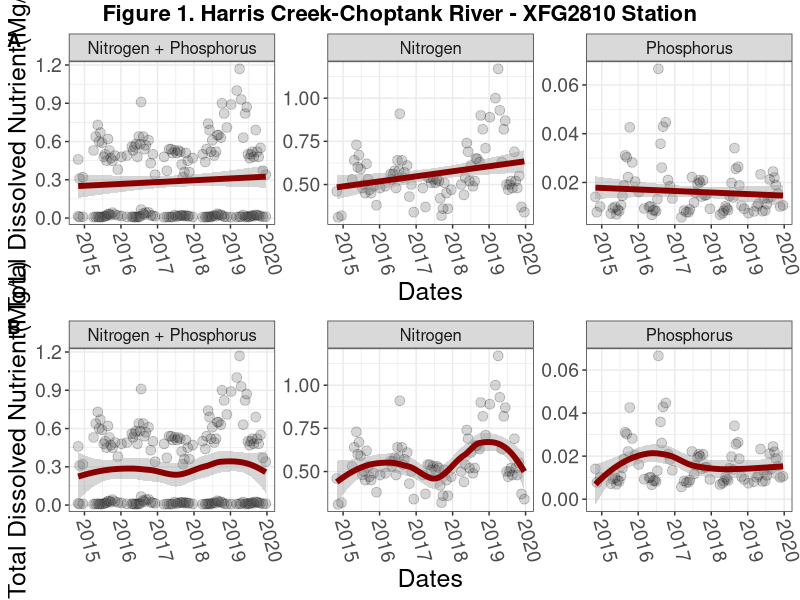
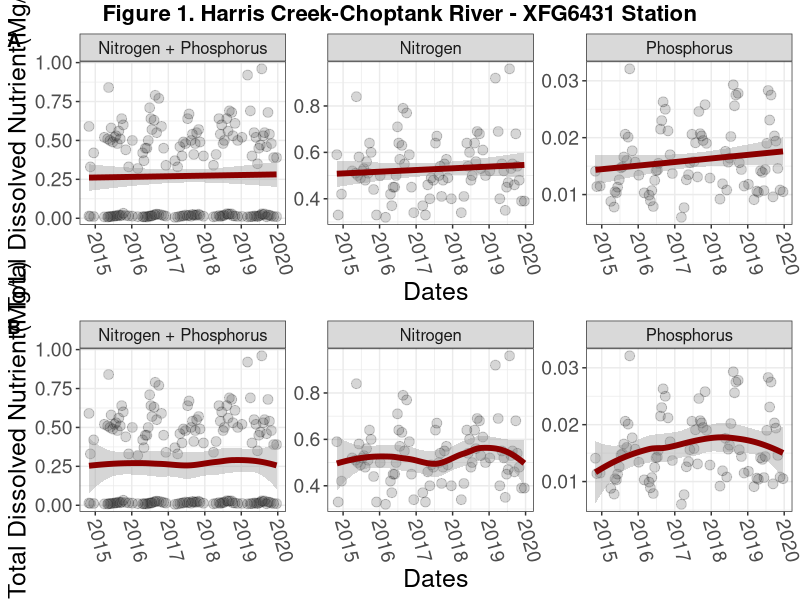
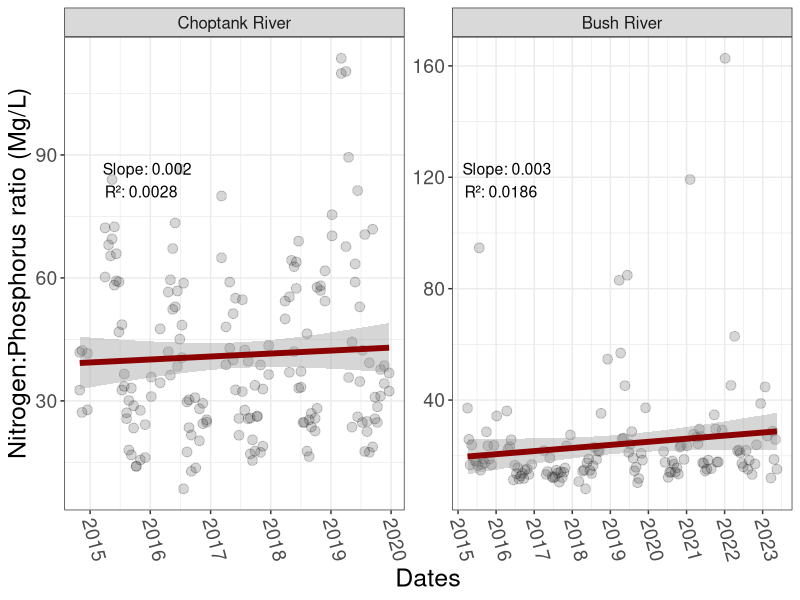
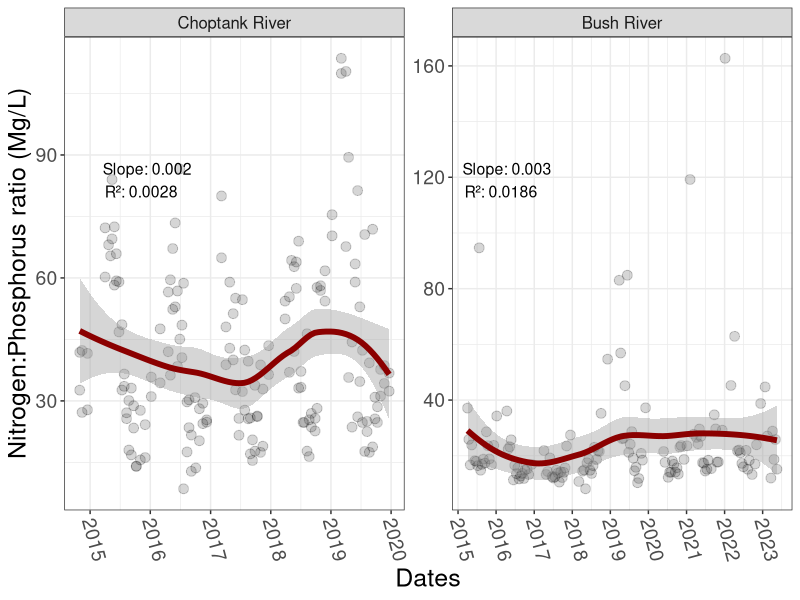
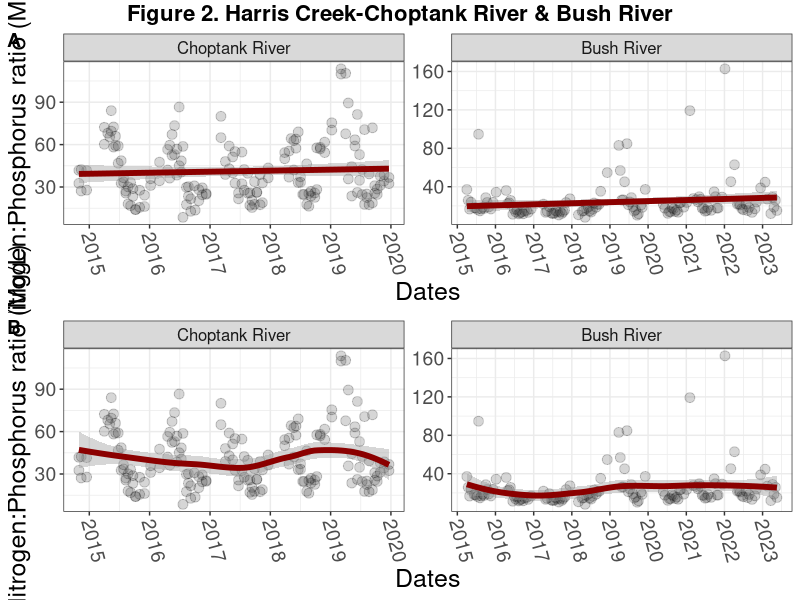

Write the R code that produced these figures, in order.
## ---- chunk 1

# function to extract the R²-value and Slope form a lm() model

model_coeff <- function(x) {
    model_summary_np <- data_fltd_ttl |> 
      dplyr::group_by(model = 1) |>  
      dplyr::filter(Parameter == x) |> 
      dplyr::do({
        model <- lm(MeasureValue ~ SampleDates, data = .)  
        dplyr::tibble(
          slope = broom::tidy(model)$estimate[2],  
          r_squared = broom::glance(model)$r.squared  
        )
      }) |> 
      dplyr::ungroup() |> 
      dplyr::select(!1)

  return(model_summary_np) 
}

## ---- chunk 2

# function to extract the R²-value and Slope form a lm() model

model_coeff_HCCR_BR <- function(x) {
  model_summary_np_HCCR_BR <- data_HCCR_BR |> 
    dplyr::group_by(model = 1) |>  
    dplyr::filter(HUC12 == x) |> 
    dplyr::do({
      model <- lm(Ratio ~ SampleDates, data = .)  
      dplyr::tibble(
        slope = broom::tidy(model)$estimate[2],  
        r_squared = broom::glance(model)$r.squared  
      )
    }) |> 
    dplyr::ungroup() |> 
    dplyr::select(!1)
  
  return(model_summary_np_HCCR_BR) 
}

## ---- chunk 3

#data manipulation

if(!require(tidyverse)) install.packages("tidyverse", dependencies = TRUE)
if(!require(ggpubr)) install.packages("ggpubr", dependencies = TRUE)


data <- readr::read_csv("00_data/WaterQualityWaterQualityHUC12_HCCR.csv")

glimpse(data)

#station 1 - Part A and C
unique(data$Station)
data_fltd_XFG2810 <- data |> 
  dplyr::filter(Station == "XFG2810") |> 
  dplyr::select(c(SampleDate, Parameter, MeasureValue)) |> 
  tidyr::drop_na("MeasureValue") |> 
  dplyr::mutate(SampleDates = as.Date(SampleDate, format = "%m/%d/%Y"),
                SampleDate = as.factor(SampleDate))

data_fltd_n_p_XFG2810 <- data_fltd_XFG2810 |> 
  dplyr::mutate(Parameter = "TDNP")

data_fltd_ttl_XFG2810 <- rbind(data_fltd_XFG2810, data_fltd_n_p_XFG2810)
data_fltd_ttl_XFG2810


model_coeff_XFG2810 <- function(x) {
    model_summary_np_XFG2810 <- data_fltd_ttl_XFG2810 |> 
      dplyr::group_by(model = 1) |>  
      dplyr::filter(Parameter == x) |> 
      dplyr::do({
        model <- lm(MeasureValue ~ SampleDates, data = .)  
        dplyr::tibble(
          slope = broom::tidy(model)$estimate[2],  
          r_squared = broom::glance(model)$r.squared  
        )
      }) |> 
      dplyr::ungroup() |> 
      dplyr::select(!1)

  return(model_summary_np_XFG2810) 
}


nt.model.coeff_XFG2810 <- dplyr::bind_rows(model_coeff_XFG2810("TDNP"), 
                                           model_coeff_XFG2810("TDN"), 
                                           model_coeff_XFG2810("TDP")) |> 
  dplyr::mutate(Parameter = c("TDNP", "TDN", "TDP"),
                date_label = "2015-05-14") |> 
  dplyr::select(c(3, dplyr::everything()))
nt.model.coeff_XFG2810

lm_model_1pt_XFG2810 <- ggplot(data_fltd_ttl_XFG2810, 
                               aes(y=MeasureValue, x=SampleDates)) + 
  geom_point(shape = 21, color = "black", fill = "grey20", size = 3, alpha = 0.2) +
  geom_smooth(method="lm", col="darkred", linewidth = 2) +
  theme_bw() +
  aes(ymax=Inf) +
  labs(x = "Dates", y = "Total Dissolved Nutrient(Mg/L)") +
  scale_x_date(date_breaks = "year", date_labels = "%Y") +
  theme(axis.text.x= element_text(angle=-75, size = 14, vjust = 0.2),
        axis.text.y= element_text(size = 14),
        axis.title.x = element_text(size = 18),
        axis.title.y = element_text(size = 18),
        strip.text = element_text(size = 12)) + 
  facet_wrap(.~factor(Parameter, c("TDNP", "TDN", "TDP"), 
                      labels = c("Nitrogen + Phosphorus", "Nitrogen", "Phosphorus")), 
             scales = "free") +
  geom_text(data = nt.model.coeff_XFG2810, 
            aes(label = paste("Slope:", round(slope, 9), "\nR²:", round(r_squared, 8)),
                                          x = as.Date(date_label), y = -Inf),
            hjust = 0.1, vjust = -10, size = 4, color = "black")



loess_model_1pt_XFG2810 <- ggplot(data_fltd_ttl_XFG2810, 
                                  aes(y=MeasureValue, x=SampleDates)) + 
  geom_point(shape = 21, color = "black", fill = "grey20", size = 3, alpha = 0.2) +
  geom_smooth(method="loess", col="darkred", linewidth = 2) +
  theme_bw() +
  aes(ymax=Inf) +
  labs(x = "Dates", y = "Total Dissolved Nutrient(Mg/L)") +
  scale_x_date(date_breaks = "year", date_labels = "%Y") +
  theme(axis.text.x= element_text(angle=-75, size = 14, vjust = 0.2),
        axis.text.y= element_text(size = 14),
        axis.title.x = element_text(size = 18),
        axis.title.y = element_text(size = 18),
        strip.text = element_text(size = 12)) + 
  facet_wrap(.~factor(Parameter, c("TDNP", "TDN", "TDP"), 
                      labels = c("Nitrogen + Phosphorus", "Nitrogen", "Phosphorus")), 
             scales = "free") +
  geom_text(data = nt.model.coeff_XFG2810, 
            aes(label = paste("Slope:", round(slope, 9), "\nR²:", round(r_squared, 8)),
                                       x = as.Date(date_label), y = -Inf),
            hjust = 0.1, vjust = -10, size = 4, color = "black")

my_plot_list_XFG2810 <- list(lm_model_1pt_XFG2810, loess_model_1pt_XFG2810)

ggpubr::ggarrange(plotlist = my_plot_list_XFG2810, labels = c("A", "B"), nrow = 2) |> 
  annotate_figure(
    top = text_grob("Figure 1. Harris Creek-Choptank River - XFG2810 Station", 
                    color = "black", face = "bold", size = 16))


# Part B and C

data_fltd_XFG6431 <- data |> 
  dplyr::filter(Station == "XFG6431") |> 
  dplyr::select(c(SampleDate, Parameter, MeasureValue)) |> 
  tidyr::drop_na("MeasureValue") |> 
  dplyr::mutate(SampleDates = as.Date(SampleDate, format = "%m/%d/%Y"),
                SampleDate = as.factor(SampleDate))

data_fltd_n_p_XFG6431 <- data_fltd_XFG6431 |> 
  dplyr::mutate(Parameter = "TDNP")

data_fltd_ttl_XFG6431 <- rbind(data_fltd_XFG6431, data_fltd_n_p_XFG6431)
data_fltd_ttl_XFG6431


model_coeff_XFG6431 <- function(x) {
  model_summary_np_XFG6431 <- data_fltd_ttl_XFG6431 |> 
    dplyr::group_by(model = 1) |>  
    dplyr::filter(Parameter == x) |> 
    dplyr::do({
      model <- lm(MeasureValue ~ SampleDates, data = .)  
      dplyr::tibble(
        slope = broom::tidy(model)$estimate[2],  
        r_squared = broom::glance(model)$r.squared  
      )
    }) |> 
    dplyr::ungroup() |> 
    dplyr::select(!1)
  
  return(model_summary_np_XFG6431) 
}


nt.model.coeff_XFG6431 <- dplyr::bind_rows(model_coeff_XFG6431("TDNP"), 
                                           model_coeff_XFG6431("TDN"), 
                                           model_coeff_XFG6431("TDP")) |> 
  dplyr::mutate(Parameter = c("TDNP", "TDN", "TDP"),
                date_label = "2015-05-14") |> 
  dplyr::select(c(3, dplyr::everything()))
nt.model.coeff_XFG6431

lm_model_1pt_XFG6431 <- ggplot(data_fltd_ttl_XFG6431, 
                               aes(y=MeasureValue, x=SampleDates)) + 
  geom_point(shape = 21, color = "black", fill = "grey20", size = 3, alpha = 0.2) +
  geom_smooth(method="lm", col="darkred", linewidth = 2) +
  theme_bw() +
  aes(ymax=Inf) +
  labs(x = "Dates", y = "Total Dissolved Nutrient(Mg/L)") +
  scale_x_date(date_breaks = "year", date_labels = "%Y") +
  theme(axis.text.x= element_text(angle=-75, size = 14, vjust = 0.2),
        axis.text.y= element_text(size = 14),
        axis.title.x = element_text(size = 18),
        axis.title.y = element_text(size = 18),
        strip.text = element_text(size = 12)) + 
  facet_wrap(.~factor(Parameter, c("TDNP", "TDN", "TDP"), 
                      labels = c("Nitrogen + Phosphorus", "Nitrogen", "Phosphorus")), 
             scales = "free") +
  geom_text(data = nt.model.coeff_XFG6431, 
            aes(label = paste("Slope:", round(slope, 9), "\nR²:", round(r_squared, 8)),
                                               x = as.Date(date_label), y = -Inf),
            hjust = 0.1, vjust = -10, size = 4, color = "black")



loess_model_1pt_XFG6431 <- ggplot(data_fltd_ttl_XFG6431, 
                                  aes(y=MeasureValue, x=SampleDates)) + 
  geom_point(shape = 21, color = "black", fill = "grey20", size = 3, alpha = 0.2) +
  geom_smooth(method="loess", col="darkred", linewidth = 2) +
  theme_bw() +
  aes(ymax=Inf) +
  labs(x = "Dates", y = "Total Dissolved Nutrient(Mg/L)") +
  scale_x_date(date_breaks = "year", date_labels = "%Y") +
  theme(axis.text.x= element_text(angle=-75, size = 14, vjust = 0.2),
        axis.text.y= element_text(size = 14),
        axis.title.x = element_text(size = 18),
        axis.title.y = element_text(size = 18),
        strip.text = element_text(size = 12)) + 
  facet_wrap(.~factor(Parameter, c("TDNP", "TDN", "TDP"), 
                      labels = c("Nitrogen + Phosphorus", "Nitrogen", "Phosphorus")), 
             scales = "free") +
  geom_text(data = nt.model.coeff_XFG6431, 
            aes(label = paste("Slope:", round(slope, 9), "\nR²:", round(r_squared, 8)),
                                               x = as.Date(date_label), y = -Inf),
            hjust = 0.1, vjust = -10, size = 4, color = "black")

my_plot_list_XFG6431 <- list(lm_model_1pt_XFG6431, loess_model_1pt_XFG6431)

ggpubr::ggarrange(plotlist = my_plot_list_XFG6431, labels = c("A", "B"), nrow = 2) |> 
  annotate_figure(
    top = text_grob("Figure 1. Harris Creek-Choptank River - XFG6431 Station",
                    color = "black", face = "bold", size = 16))



## ---- chunk 4

#data manipulation

if(!require(tidyverse)) install.packages("tidyverse", dependencies = TRUE)
if(!require(ggpubr)) install.packages("ggpubr", dependencies = TRUE)


data_HCCR <- readr::read_csv("00_data/WaterQualityWaterQualityHUC12_HCCR.csv") |> 
  dplyr::select(c(1,9,18,20)) |> 
  tidyr::drop_na("MeasureValue")
data_HCCR

data_BR <- readr::read_csv("00_data/WaterQualityWaterQualityHUC12_BR.csv") |> 
  dplyr::select(c(1,9,18,20)) |> 
  tidyr::drop_na("MeasureValue")
data_BR



data_HCCR_BR <- rbind(data_HCCR, data_BR) |> 
  dplyr::group_by(Parameter, SampleDate) %>%
  dplyr::mutate(Row = row_number()) %>%
  tidyr::pivot_wider(names_from = Parameter, values_from = MeasureValue) |> 
  dplyr::select(-Row) |> 
  dplyr::ungroup() |> 
  dplyr::mutate(HUC12 = stringr::str_replace(HUC12, "20600050506", "HCCR"),
                HUC12 = stringr::str_replace(HUC12, "020600030106", "BR"),
                Ratio = TDN/TDP,
                SampleDates = as.Date(SampleDate, format = "%m/%d/%Y"),
                SampleDate = as.factor(SampleDate)) 
data_HCCR_BR



model_coeff_HCCR_BR <- function(x) {
  model_summary_np_HCCR_BR <- data_HCCR_BR |> 
    dplyr::group_by(model = 1) |>  
    dplyr::filter(HUC12 == x) |> 
    dplyr::do({
      model <- lm(Ratio ~ SampleDates, data = .)  
      dplyr::tibble(
        slope = broom::tidy(model)$estimate[2],  
        r_squared = broom::glance(model)$r.squared  
      )
    }) |> 
    dplyr::ungroup() |> 
    dplyr::select(!1)
  
  return(model_summary_np_HCCR_BR) 
}

model_coeff_HCCR_BR("HCCR")
model_coeff_HCCR_BR("BR")


nt.model.coeff_HCCR_BR <- bind_rows(model_coeff_HCCR_BR("HCCR"), 
                                    model_coeff_HCCR_BR("BR")) |> 
  dplyr::mutate(HUC12 = c("HCCR", "BR"),
                date_label = "2015-05-14") |> 
  dplyr::select(c(3, dplyr::everything()))
nt.model.coeff_HCCR_BR


# graphs

lm_model_2pt <- ggplot(data_HCCR_BR, aes(y=Ratio, x=SampleDates)) + 
  geom_point(shape = 21, color = "black", fill = "grey20", size = 3, alpha = 0.2) +
  geom_smooth(method="lm", col="darkred", linewidth = 2) +
  theme_bw() +
  aes(ymax=Inf) +
  labs(x = "Dates", y = "Nitrogen:Phosphorus ratio (Mg/L)") +
  scale_x_date(date_breaks = "year", date_labels = "%Y") +
  theme(axis.text.x= element_text(angle=-75, size = 14, vjust = 0.2),
        axis.text.y= element_text(size = 14),
        axis.title.x = element_text(size = 18),
        axis.title.y = element_text(size = 18),
        strip.text = element_text(size = 12)) + 
  facet_wrap(.~factor(HUC12, c("HCCR", "BR"), 
                      labels = c("Choptank River", "Bush River")), 
             scales = "free") +
  geom_text(data = nt.model.coeff_HCCR_BR, 
            aes(label = paste("Slope:", round(slope, 4), "\nR²:", round(r_squared, 4)),
                                               x = as.Date(date_label), y = -Inf),
            hjust = 0.1, vjust = -9, size = 4, color = "black")
lm_model_2pt




loess_model_2pt <- ggplot(data_HCCR_BR, aes(y=Ratio, x=SampleDates)) + 
  geom_point(shape = 21, color = "black", fill = "grey20", size = 3, alpha = 0.2) +
  geom_smooth(method="loess", col="darkred", linewidth = 2) +
  theme_bw() +
  aes(ymax=Inf) +
  labs(x = "Dates", y = "Nitrogen:Phosphorus ratio (Mg/L)") +
  scale_x_date(date_breaks = "year", date_labels = "%Y") +
  theme(axis.text.x= element_text(angle=-75, size = 14, vjust = 0.2),
        axis.text.y= element_text(size = 14),
        axis.title.x = element_text(size = 18),
        axis.title.y = element_text(size = 18),
        strip.text = element_text(size = 12)) + 
  facet_wrap(.~factor(HUC12, c("HCCR", "BR"), 
                      labels = c("Choptank River", "Bush River")), 
             scales = "free") +
  geom_text(data = nt.model.coeff_HCCR_BR, 
            aes(label = paste("Slope:", round(slope, 4), "\nR²:", round(r_squared, 4)),
                                               x = as.Date(date_label), y = -Inf),
            hjust = 0.1, vjust = -9, size = 4, color = "black")
loess_model_2pt




my_plot_list_pt2 <- list(lm_model_2pt, loess_model_2pt)

ggpubr::ggarrange(plotlist = my_plot_list_pt2, labels = c("A", "B"), nrow = 2) |> 
  annotate_figure(top = text_grob("Figure 2. Harris Creek-Choptank River & Bush River", 
                                  color = "black", face = "bold", size = 16))



